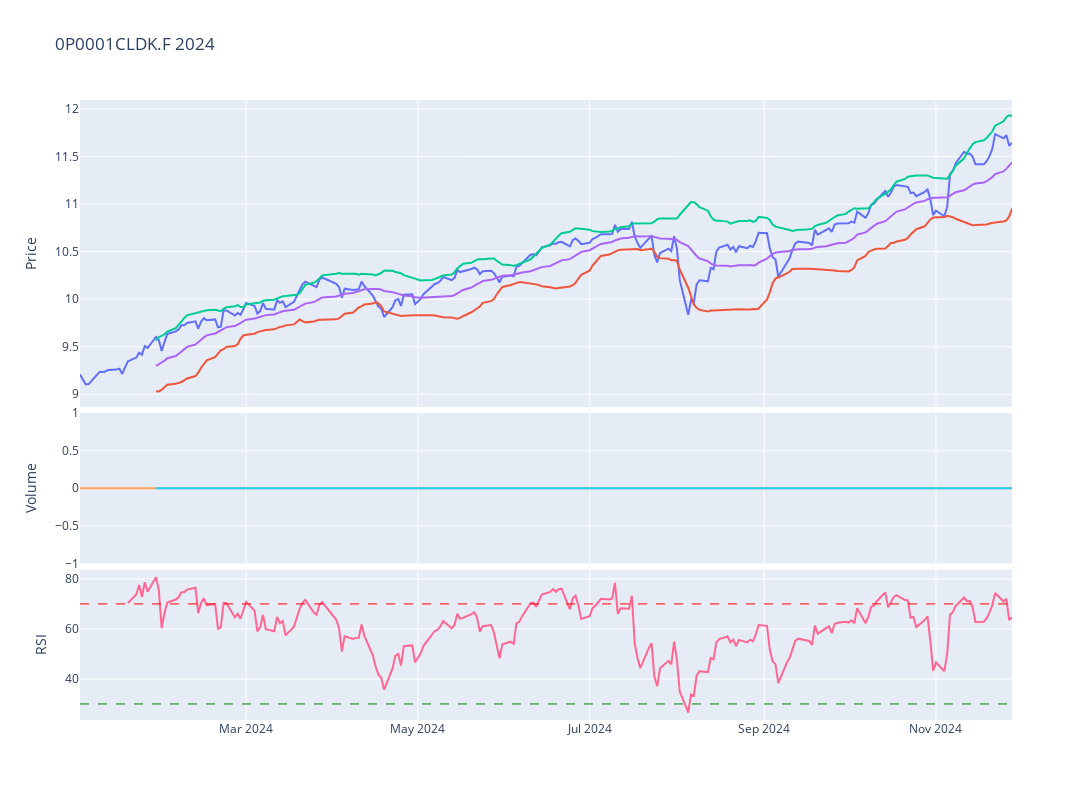

Notebook source saved alongside this figure:
### Code cell
# Plot the adjusted close price
fig = make_subplots(rows=4, cols=1,shared_xaxes=True,vertical_spacing=0.01,specs=[[{'rowspan':2,'colspan':1}],[None],[{'rowspan':1,'colspan':1}],[{'rowspan':1,'colspan':1}]])

# Graph (1,1)
fig.add_trace(go.Scatter(x=stock_ticker['Adj Close'].loc[year].index,y=stock_ticker['Adj Close'].loc[year],mode="lines",name=f'{ticker}'),row=1,col=1)
fig.add_trace(go.Scatter(x=stock_ticker['BB_Lower'].loc[year].index,y=stock_ticker['BB_Lower'].loc[year],mode="lines",name='BB_Lower'),row=1,col=1)
fig.add_trace(go.Scatter(x=stock_ticker['BB_Upper'].loc[year].index,y=stock_ticker['BB_Upper'].loc[year],mode="lines",name='BB_Upper'),row=1,col=1)
fig.add_trace(go.Scatter(x=stock_ticker['MMA20'].loc[year].index,y=stock_ticker['MMA20'].loc[year],mode="lines",name='MMA20'),row=1,col=1)
# Update xaxis properties
fig.update_yaxes(title_text="Price", row=1, col=1)

# Graph (3,1)
fig.add_trace(go.Scatter(x=stock_ticker['Volume'].loc[year].index,y=stock_ticker['Volume'].loc[year],mode="lines",name='Volume'),row=3, col=1)
fig.add_trace(go.Scatter(x=stock_ticker['Volume'].loc[year].index,y=stock_ticker['Volume'].loc[year].rolling(20).mean(),mode="lines",name='MMA20'),row=3,col=1)
fig.update_yaxes(title_text="Volume", row=3, col=1)

# Graph (4,1)
fig.add_trace(go.Scatter(x=stock_ticker['RSI'].loc[year].index,y=stock_ticker['RSI'].loc[year],mode="lines",name='RSI'),row=4, col=1)
fig.add_hline(y=30, line_width=1, line_dash="dash", line_color="green",row=4,col=1)
fig.add_hline(y=70, line_width=1, line_dash="dash", line_color="red",row=4,col=1)
fig.update_yaxes(title_text="RSI", row=4, col=1)

fig.update_layout(height=800, width=1300,showlegend=False,title=f"{ticker} {year}")

fig.show()

### Figure 1 — Plotly figure (JSON) as saved in the notebook; plotly's stock layout.template omitted (floating-point values rounded to 4 significant figures; data arrays with more than 128 entries replaced by an {"elided": "..."} marker saying what was removed)
{"data": [{"mode": "lines", "name": "0P0001CLDK.F", "type": "scatter", "x": {"elided": "235 str values"}, "xaxis": "x", "y": {"elided": "235 float values"}, "yaxis": "y"}, {"mode": "lines", "name": "BB_Lower", "type": "scatter", "x": {"elided": "235 str values"}, "xaxis": "x", "y": {"elided": "235 float values"}, "yaxis": "y"}, {"mode": "lines", "name": "BB_Upper", "type": "scatter", "x": {"elided": "235 str values"}, "xaxis": "x", "y": {"elided": "235 float values"}, "yaxis": "y"}, {"mode": "lines", "name": "MMA20", "type": "scatter", "x": {"elided": "235 str values"}, "xaxis": "x", "y": {"elided": "235 float values"}, "yaxis": "y"}, {"mode": "lines", "name": "Volume", "type": "scatter", "x": {"elided": "235 str values"}, "xaxis": "x2", "y": {"elided": "235 int values"}, "yaxis": "y2"}, {"mode": "lines", "name": "MMA20", "type": "scatter", "x": {"elided": "235 str values"}, "xaxis": "x2", "y": {"elided": "235 int values"}, "yaxis": "y2"}, {"mode": "lines", "name": "RSI", "type": "scatter", "x": {"elided": "235 str values"}, "xaxis": "x3", "y": {"elided": "235 float values"}, "yaxis": "y3"}], "layout": {"height": 800, "shapes": [{"line": {"color": "green", "dash": "dash", "width": 1}, "type": "line", "x0": 0, "x1": 1, "xref": "x3 domain", "y0": 30, "y1": 30, "yref": "y3"}, {"line": {"color": "red", "dash": "dash", "width": 1}, "type": "line", "x0": 0, "x1": 1, "xref": "x3 domain", "y0": 70, "y1": 70, "yref": "y3"}], "showlegend": false, "title": {"text": "0P0001CLDK.F 2024"}, "width": 1300, "xaxis": {"anchor": "y", "domain": [0, 1], "matches": "x3", "showticklabels": false}, "xaxis2": {"anchor": "y2", "domain": [0, 1], "matches": "x3", "showticklabels": false}, "xaxis3": {"anchor": "y3", "domain": [0, 1]}, "yaxis": {"anchor": "x", "domain": [0.505, 1], "title": {"text": "Price"}}, "yaxis2": {"anchor": "x2", "domain": [0.2525, 0.495], "title": {"text": "Volume"}}, "yaxis3": {"anchor": "x3", "domain": [0, 0.2425], "title": {"text": "RSI"}}}}
